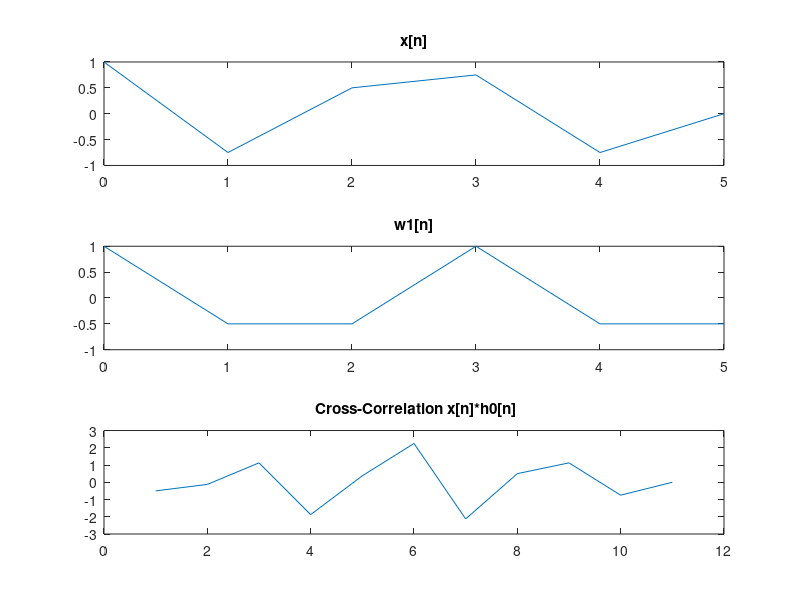

Reproduce this figure in MATLAB.
% Question 4
n=0:5;
x=[1,-3/4,1/2,3/4,-3/4,0];
w_0=cos(pi*n);
h_0= -1*w_0;
r_0=xcorr(x,h_0);

subplot(3,1,1);
plot(n,x);
title("x[n]");

subplot(3,1,2);
plot(n,h_0);
title("h0[n]");

subplot(3,1,3);
plot(r_0);
title(" Cross-Correlation x[n]*h0[n]");

w_1=cos(2/3*pi*n);
r_1=xcorr(x,w_1);

subplot(3,1,1);
plot(n,x);
title("x[n]");

subplot(3,1,2);
plot(n,w_1);
title("w1[n]");

subplot(3,1,3);
plot(r_1);
title(" Cross-Correlation x[n]*h0[n]");
